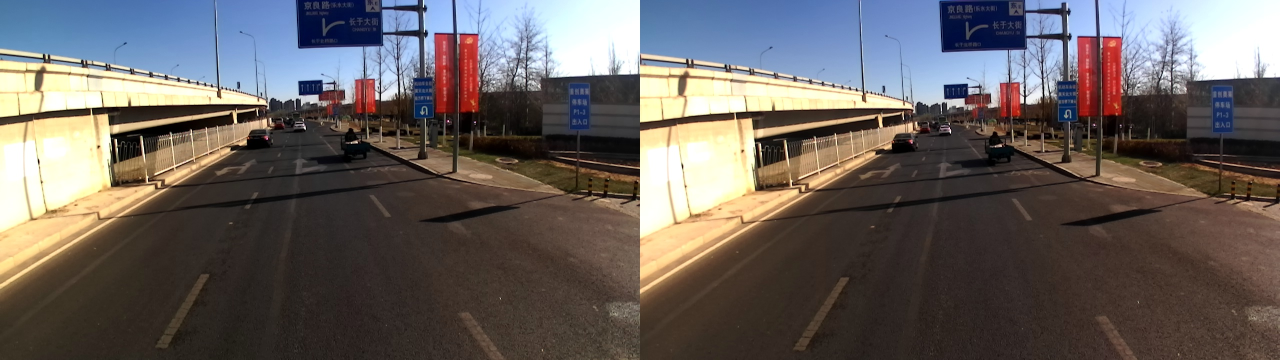
#> input picture test_data/11320_1511407490840928.jpg, 2560 x 720 px, given in place of 2K_3.png, which was not available (shown at 1/2 size)
$ python main_hand.py
#> lines starting #> are read from the running program, lines starting #| are printed output that depends on the picture; pictures that were not available may be replaced by others from this repository, and a replacement may not be noted
# -*- coding: utf-8 -*-
import cv2 as cv
import numpy as np
from scipy.cluster.vq import *
import pandas as pd
import json
import matplotlib.pyplot as plt
import os
import math
from scipy.cluster.vq import *
plt.rcParams['font.sans-serif'] = ['SimHei']
import cherrypy

class position_2img():
    # data_path='zed_hd_pic/' #数据路径
    data_path='test_data/'    #数据路径
    filename='2K_3.png' #照片文件名

    data_dict = {}  #属性文件字典
    img_list = []   #照片序列

    # width = 1280
    # height = 720

    width = 2208
    height = 1242

    img_full = np.zeros((height,width*2,3))
    img_left = np.zeros((height,width,3))
    img_right = np.zeros((height,width,3))
    rectify_right = np.zeros((height,width,3))
    rectify_left = np.zeros((height,width,3))
    disp = np.zeros((height,width))
    points = np.zeros((height,width,3))
    colors = np.zeros((height,width,3))
    precision_pic = np.zeros((height, width))  # 存储orb获取的点云

    # [21 lines of commented-out code are left out]
    left_M = np.array([[1404.74849, 0., 1099.96693], [0., 1405.14158, 642.77126], [0., 0., 1.]])  # 通过标定计算
    right_M = np.array([[1400.18609, 0., 1121.37301], [0., 1400.80113, 659.37693], [0., 0., 1.]])  # 通过标定计算
    left_D = np.array([-0.16738, 0.01348, 0.00029, -0.00044, 0.00000])  # 通过标定计算
    right_D = np.array([-0.15688, -0.02414, -0.00088, -0.00018, 0.00000])  # 通过标定计算
    om = np.array([0.00146, 0.00478, -0.00147])
    R = cv.Rodrigues(om)[0]
    T = np.array([-119.80305, 0.09109, -0.92168])
    Q = np.zeros((4, 4))

    pic_cor = [0,0]

    # [9 lines of commented-out code are left out]

    print('R', R)

    # @cherrypy.expose
    # def index(self):
    #     return "Hello world!"

    # @cherrypy.expose
    # def get_par(self, Xcor, Ycor):
    #     # print('X,Y:',Xcor, Ycor)
    #     pic_cor = (Xcor, Ycor)
    #     self.pic_cor = pic_cor

    #照片读取
    def read_img(self,filename):
        # filename = position_2img.filename
#> called with filename = '2K_3.png'
        filepath=position_2img.data_path
        # img = cv.imread(filepath+filename)
        img = cv.imread(filepath+filename)
#> img is the input picture: shape (720, 2560, 3); mean B, G, R 94, 96.2, 102.7
        print(filepath+filename)
        # print(filepath+filename)
        print('img:',img.shape, img.ndim)
#| img: (720, 2560, 3) 3
        img_info=img.shape
#> img_info = (720, 2560, 3)
        print('origin img width=', img_info[1], ' height=', img_info[0],' channal=', img_info[2])
#| origin img width= 2560  height= 720  channal= 3
        # [4 lines of commented-out code are left out]
        position_2img.img_full = img

    #图像切割
    def cut_img(self, filename):
#> called with filename = '2K_3.png'
        img = position_2img.img_full

        # path = position_2img.data_path
        path = 'zed_hd_cut/'
        # print(img[0][0])
        # print(img[0][1])
        img_info = img.shape
#> img_info = (720, 2560, 3)
        width = img_info[1]
#> width = 2560
        height = img_info[0]
#> height = 720
        print('width,height:', width, height)
#| width,height: 2560 720
        left_img = img[0:height, 0:int(width/2)]   #纵轴、横轴
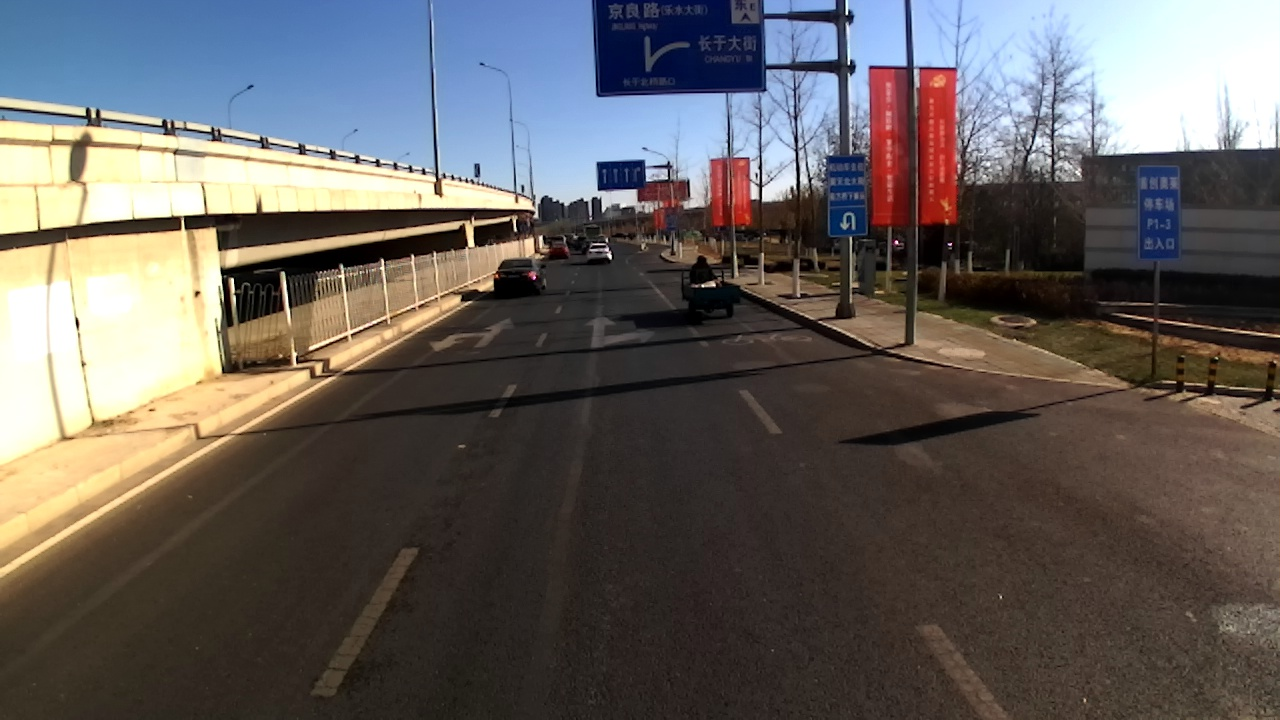
#> left_img: shape (720, 1280, 3); mean B, G, R 92.6, 95, 99.7
        right_img = img[0:height, int(width/2):width]
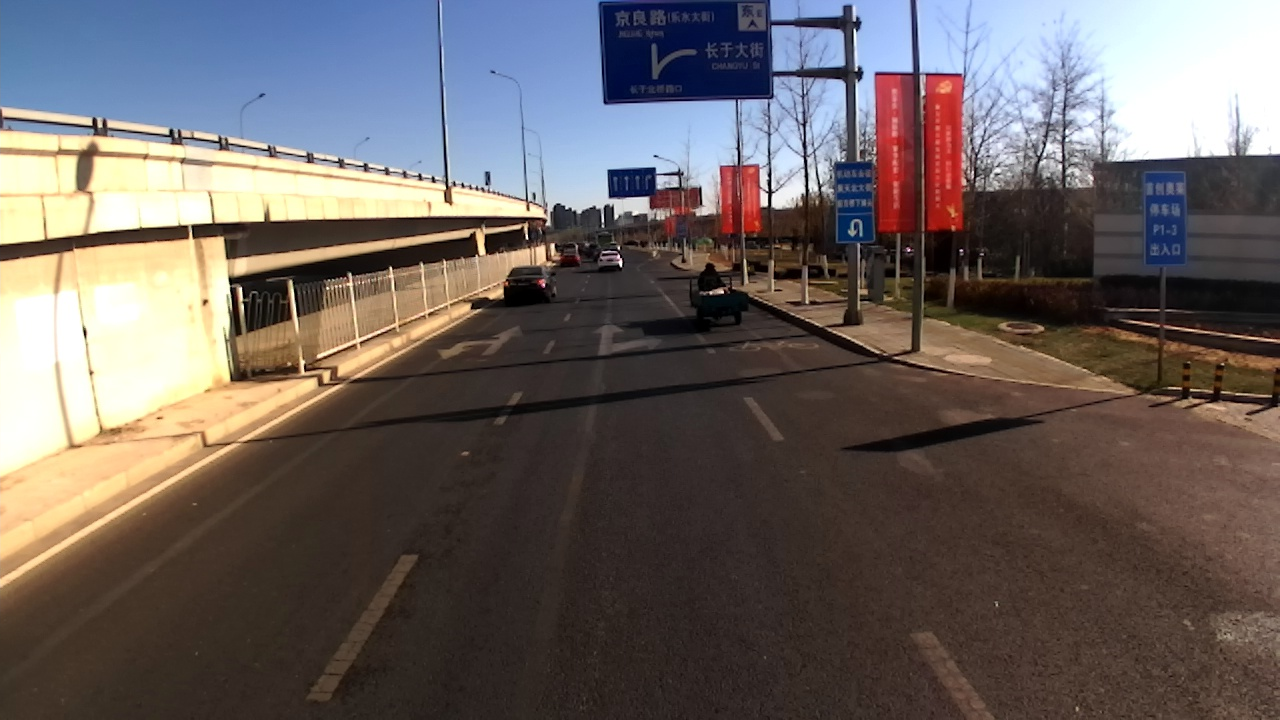
#> right_img: shape (720, 1280, 3); mean B, G, R 95.3, 97.5, 105.8
        # cv.namedWindow('img', cv.WINDOW_GUI_NORMAL)
        # cv.imshow('img', left_img)
        str1 = 'left' + filename
        str2 = 'right' + filename
        print(path + str1)
        cv.imwrite(path + str1, left_img)
        cv.imwrite(path + str2, right_img)
        position_2img.img_left = left_img
        position_2img.img_right = right_img
        # names = [str1,str2]
        # return(names)

    # 添加点击事件
    # [7 lines left out: function OnMouseAction, not called in this run]

    #图像矫正
    def img_rectify(self,filename):
        # img_name = position_2img.cut_img(self)  #切割照片
        # print(img_name)
#> called with filename = '2K_3.png'
        path = position_2img.data_path
        # left_img =cv.imread(path+img_name[0])
        # right_img =cv.imread(path+img_name[1])  #读取切割后的照片

        left_img = position_2img.img_left
        right_img = position_2img.img_right

        # size = (2208, 1242)
        size = (position_2img.width,position_2img.height)
        # [5 lines of commented-out code are left out]
        R1, R2, P1, P2, Q, validPixROI1, validPixROI2 = cv.stereoRectify(position_2img.left_M, position_2img.left_D,position_2img.right_M,position_2img.right_D, size, position_2img.R,position_2img.T)
        left_map1, left_map2 = cv.initUndistortRectifyMap(position_2img.left_M,position_2img.left_D, R1, P1, size, cv.CV_16SC2)
        right_map1, right_map2 = cv.initUndistortRectifyMap(position_2img.right_M, position_2img.right_D, R2, P2, size, cv.CV_16SC2)
        print('Q:', Q)
        position_2img.Q = Q
        left_rectify = cv.remap(left_img, left_map1, left_map2, cv.INTER_LINEAR)
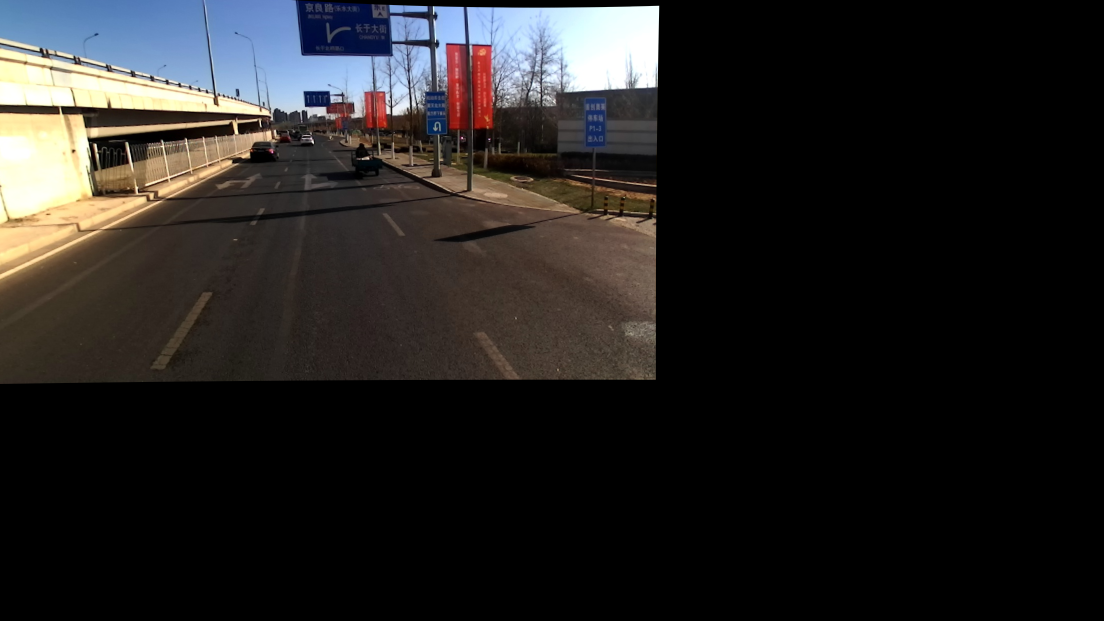
#> left_rectify: shape (1242, 2208, 3) (shown at 1/2 size); mean B, G, R 33.2, 33.8, 35.5
        right_rectify = cv.remap(right_img, right_map1, right_map2, cv.INTER_LINEAR)
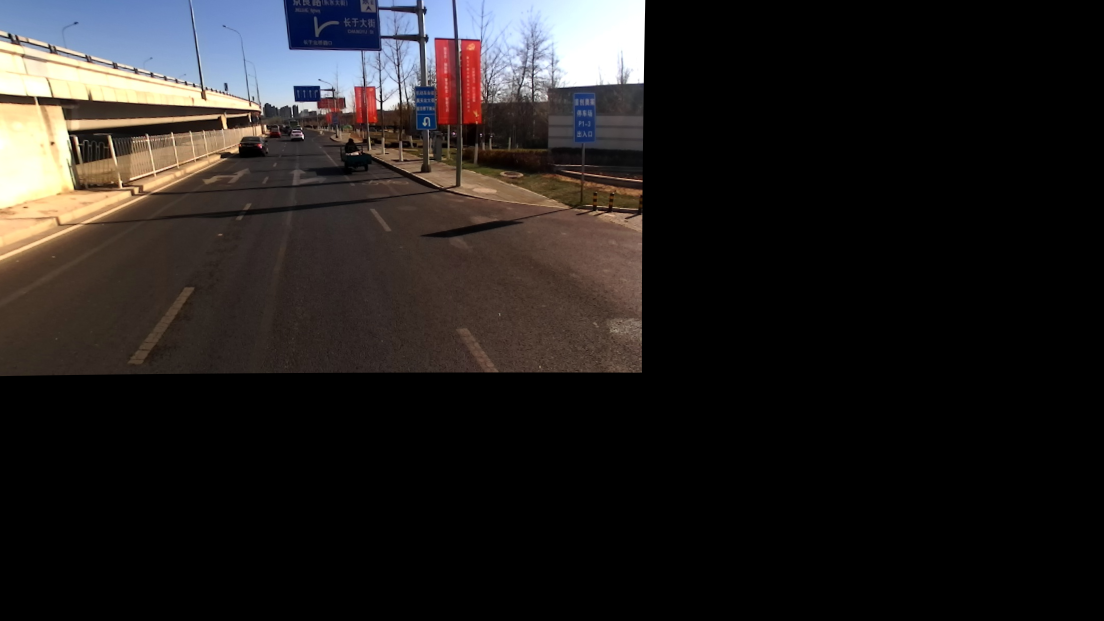
#> right_rectify: shape (1242, 2208, 3) (shown at 1/2 size); mean B, G, R 31.7, 32.5, 35.7

        # cv.namedWindow('recright img')
        # cv.imshow('recright img', right_rectify)
        # cv.waitKey(2000)
        str1 = 'rectify_left_'
        str2 = 'rectify_right_'
        cv.imwrite(path + str1 + filename, left_rectify)
        cv.imwrite(path + str2 + filename, right_rectify)

        position_2img.rectify_left = left_rectify
        position_2img.rectify_right = right_rectify
        # return(left_rectify, right_rectify)

    #手动点击获取位置
    # [186 lines left out: functions hand_pos, one_pic, not called in this run]

def main():
    ex=position_2img()
    # cherrypy.quickstart(ex)
    filename=ex.filename
    print(filename)
    ex.read_img(filename)
    ex.cut_img(filename)
    ex.img_rectify(filename)
    # ex.pc_get(filename)
    left_rectify = ex.rectify_left
    cv.namedWindow('recleft img', cv.WINDOW_GUI_NORMAL)
    cv.imshow('recleft img', left_rectify)
    cv.setMouseCallback('recleft img', position_2img.OnMouseAction, None)

    # [7 lines of commented-out code are left out]

    cv.waitKey(0)
    cv.destroyAllWindows()
main()

$ run again, on test_data/4223_1512784591759081.jpg
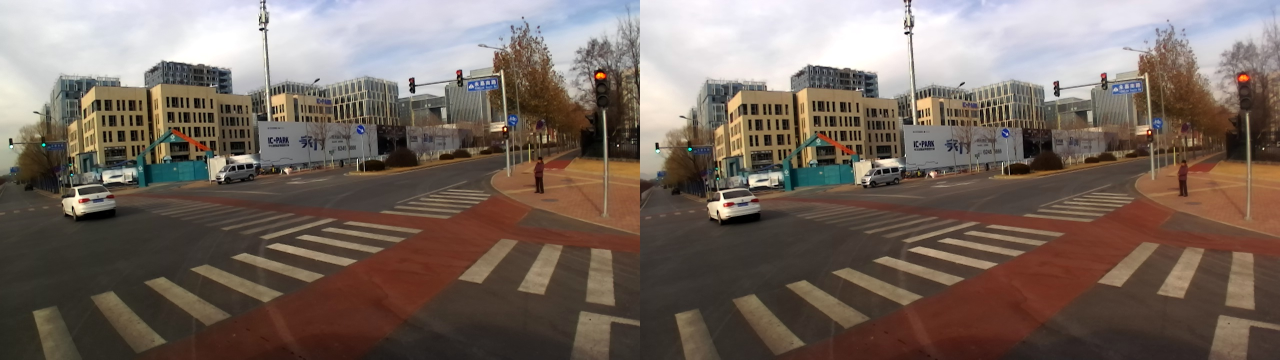
#> input picture test_data/4223_1512784591759081.jpg, 2560 x 720 px, given in place of 2K_3.png, which was not available (shown at 1/2 size)
#> in read_img, img is the input picture: shape (720, 2560, 3); mean B, G, R 96, 104.9, 118.9
#| img: (720, 2560, 3) 3
#| origin img width= 2560  height= 720  channal= 3
#| width,height: 2560 720
#> in cut_img, `right_img = img[0:height, int(width/2):width]`:
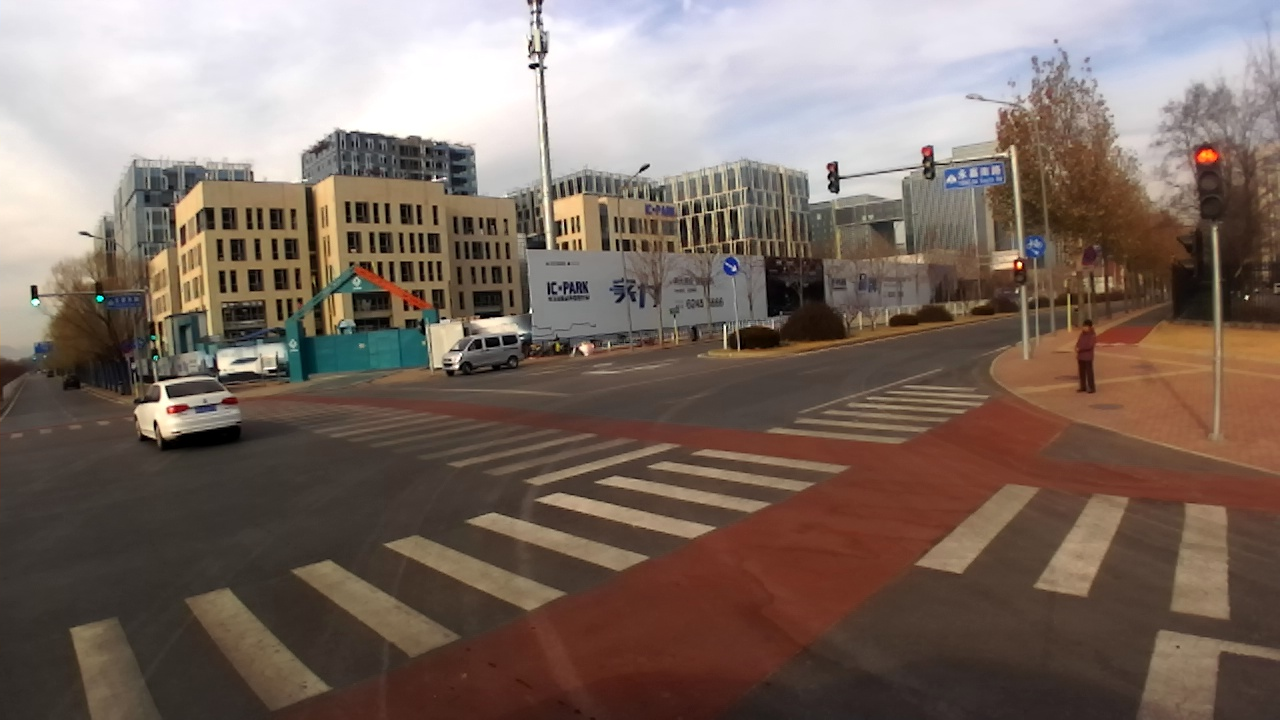
#> right_img: shape (720, 1280, 3); mean B, G, R 99.4, 108.5, 124.7
#> in img_rectify, `right_rectify = cv.remap(right_img, right_map1, right_map2, cv.INTER_L..`:
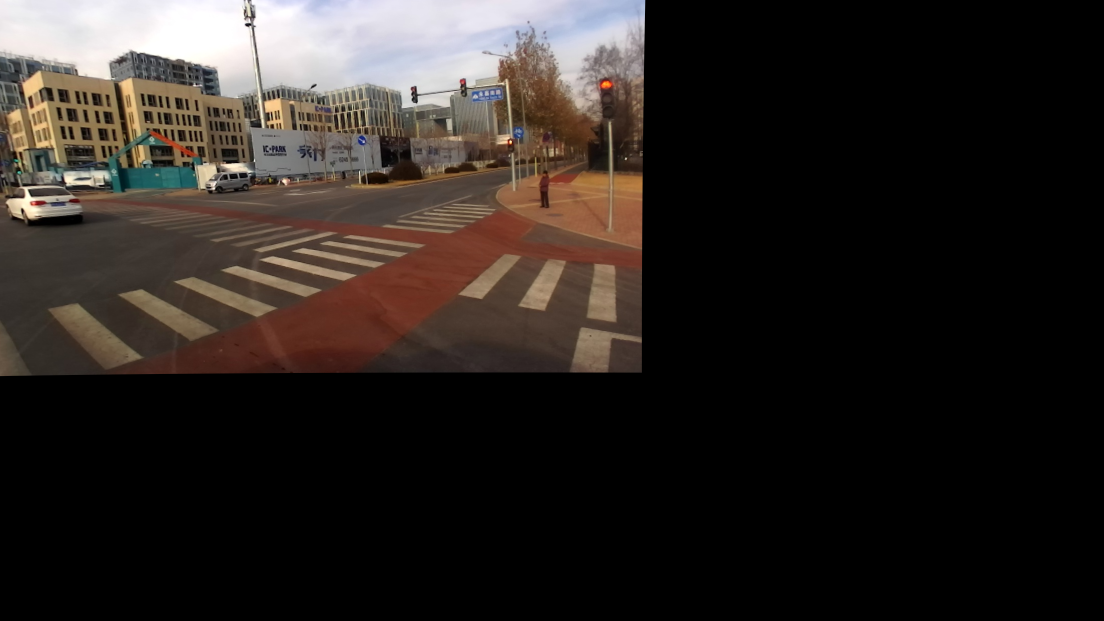
#> right_rectify: shape (1242, 2208, 3) (shown at 1/2 size); mean B, G, R 33.4, 36.9, 42.7

$ run again, on test_data/919_1512785826755622.jpg
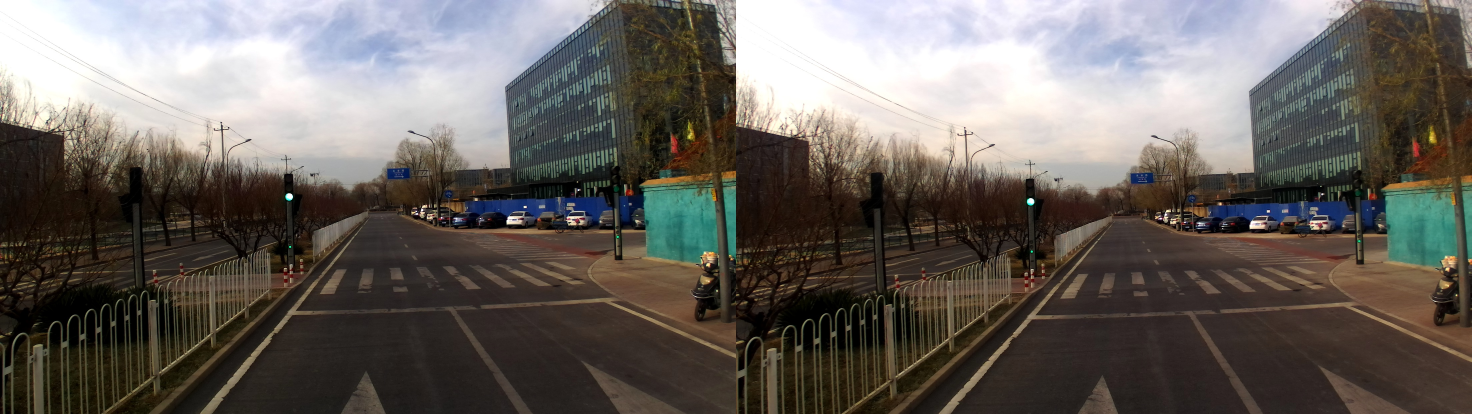
#> input picture test_data/919_1512785826755622.jpg, 4416 x 1242 px, given in place of 2K_3.png, which was not available (shown at 1/3 size)
#> in read_img, img is the input picture: shape (1242, 4416, 3); mean B, G, R 94.6, 99.7, 105.3
#| img: (1242, 4416, 3) 3
#| origin img width= 4416  height= 1242  channal= 3
#| width,height: 4416 1242
#> in cut_img, `right_img = img[0:height, int(width/2):width]`:
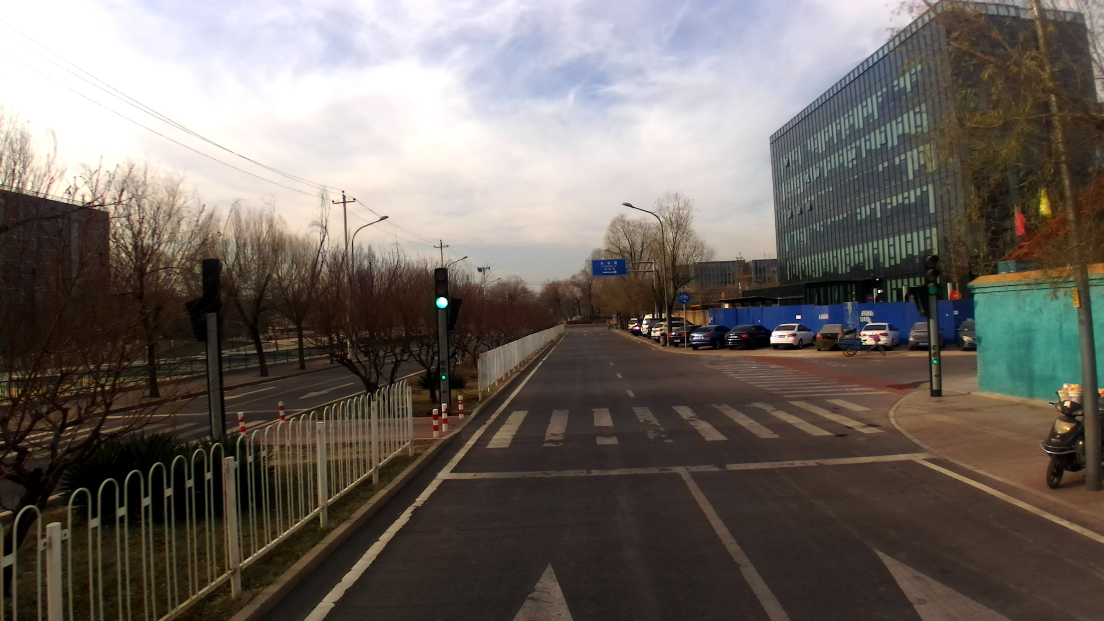
#> right_img: shape (1242, 2208, 3) (shown at 1/2 size); mean B, G, R 97.5, 103.3, 110.7
#> in img_rectify, `right_rectify = cv.remap(right_img, right_map1, right_map2, cv.INTER_L..`:
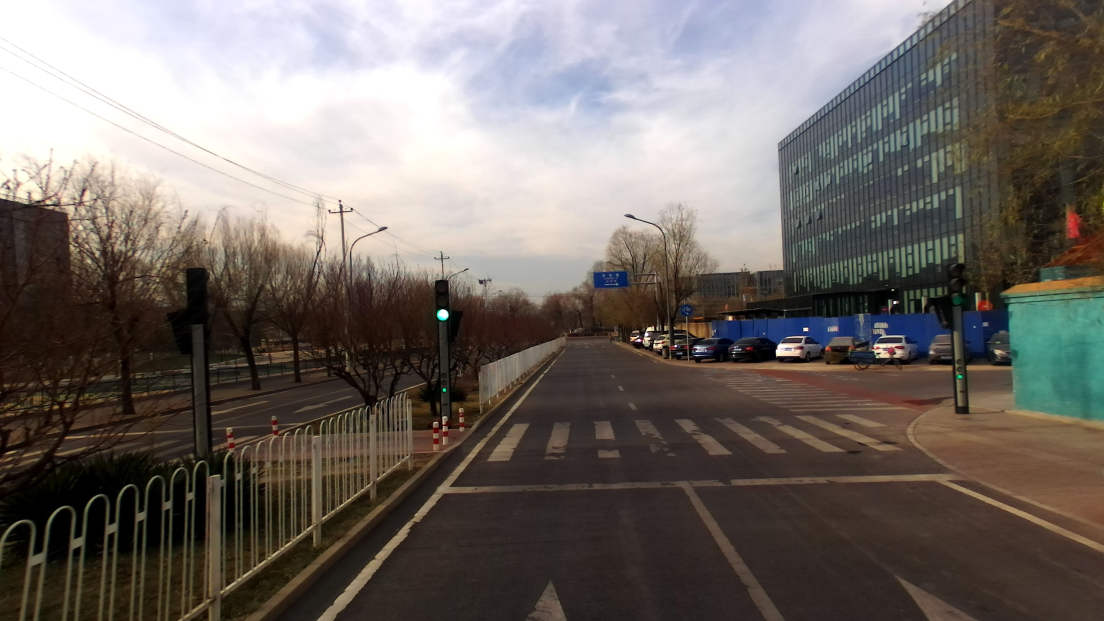
#> right_rectify: shape (1242, 2208, 3) (shown at 1/2 size); mean B, G, R 101.1, 106.4, 113.6
